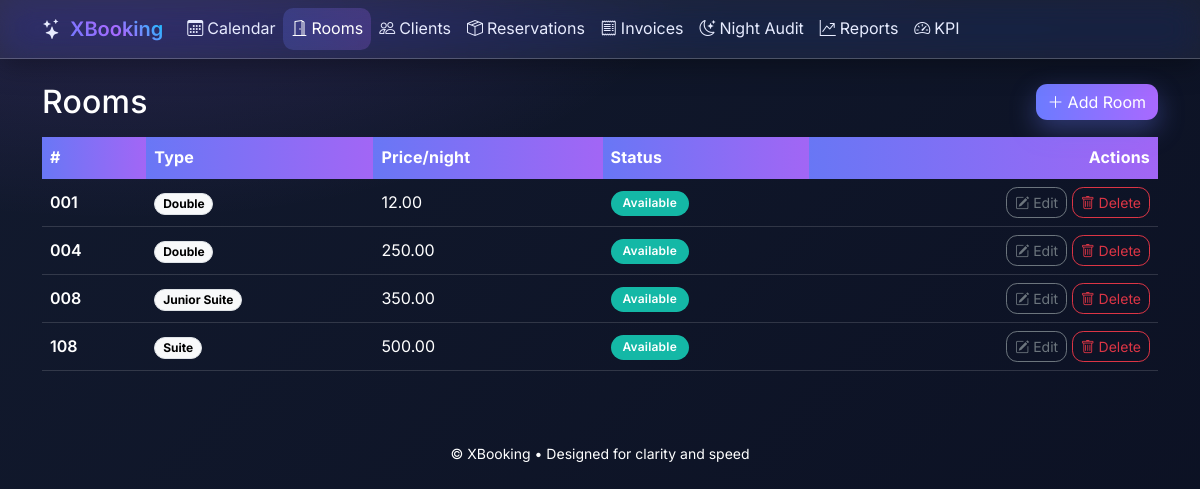
The app's page /rooms/, older data.
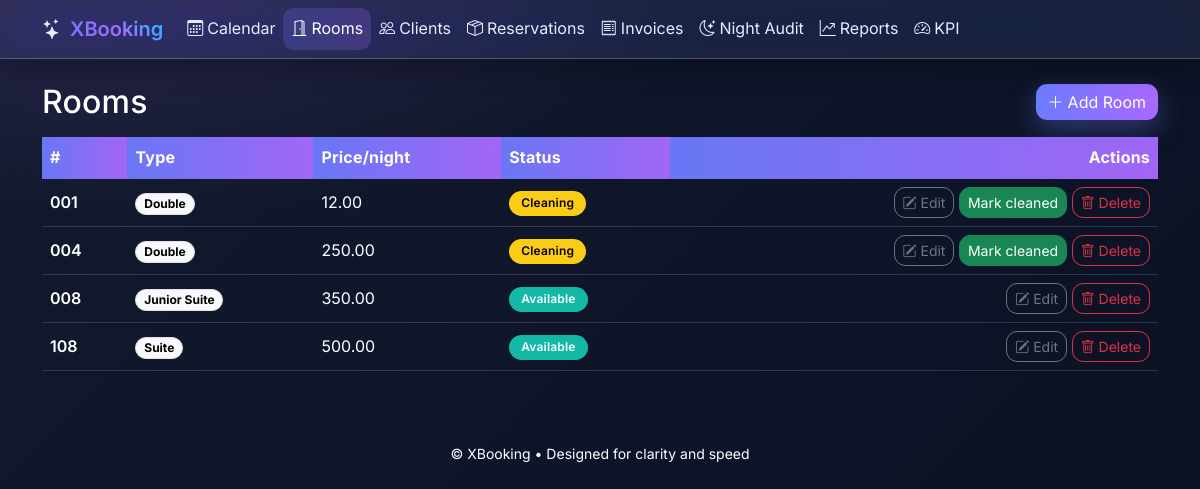
The same page, newer data.
### hotellapp/models.py (models this page shows, shortened)
class Room(models.Model):
    class Type(models.TextChoices):
        SINGLE = "single", "Single"
        DOUBLE = "double", "Double"
        TWIN = "twin", "Twin"
        SUITE = "suite", "Suite"
        APARTMENT = "apartment", "Serviced Apartment"
        JUNIOR_SUITE = "junior_suite", "Junior Suite"
    class Status(models.TextChoices):
        AVAILABLE = "available", "Available"
        OCCUPIED = "occupied", "Occupied"
        CLEANING = "cleaning", "Cleaning"
    number = models.CharField(max_length=10, unique=True)
    type = models.CharField(max_length=20, choices=Type.choices, default=Type.DOUBLE)
    price_per_night = models.DecimalField(max_digits=8, decimal_places=2, default=Decimal("0.00"))
    status = models.CharField(max_length=15, choices=Status.choices, default=Status.AVAILABLE)

### hotellapp/views.py (the view)
# urls.py: path("rooms/", RoomListView.as_view(), name="room_list"),
class RoomListView(ListView):
    model = Room
    template_name = "hotellapp/room_list.html"
    context_object_name = "rooms"

### templates/hotellapp/room_list.html (shortened to what this page needs)
{% extends "hotellapp/base.html" %}
{% block content %}
<div class="d-flex justify-content-between align-items-center mb-3">
  <h2 class="mb-0">Rooms</h2>
  <a class="btn btn-primary" href="{% url 'room_add' %}"><i class="bi bi-plus-lg me-1"></i>Add Room</a>
</div>
<table class="table table-hover align-middle table-modern">
  <thead class="table-light">
    <tr>
      <th>#</th>
      <th>Type</th>
      <th>Price/night</th>
      <th>Status</th>
      <th class="text-end">Actions</th>
    </tr>
  </thead>
  <tbody>
    {% for room in rooms %}
      <tr>
        <td><span class="fw-semibold">{{ room.number }}</span></td>
        <td><span class="badge rounded-pill text-bg-light border">{{ room.get_type_display }}</span></td>
        <td>{{ room.price_per_night }}</td>
        <td>
          <span class="badge status-badge status-{{ room.status }}">{{ room.get_status_display }}</span>
        </td>
        <td class="text-end">
          <a class="btn btn-sm btn-outline-secondary" href="{% url 'room_edit' room.pk %}"><i class="bi bi-pencil-square"></i> Edit</a>
          {% if room.status == 'cleaning' %}
            <form method="post" action="{% url 'room_mark_cleaned' room.pk %}" class="d-inline">
              <button class="btn btn-sm btn-success"> Mark cleaned</button>
            </form>
          {% endif %}
          <a class="btn btn-sm btn-outline-danger" href="{% url 'room_delete' room.pk %}"><i class="bi bi-trash"></i> Delete</a>
        </td>
      </tr>
    {% empty %}
      <tr><td colspan="5" class="text-center text-muted">No rooms yet.</td></tr>
    {% endfor %}
  </tbody>
</table>
{% endblock %}

Row changes from the older to the newer data that the page shows:
changed Room (number 1 of 4 on the later page): status "Available" → "Cleaning"; now shows "Mark cleaned"
changed Room (number 2 of 4 on the later page): status "Available" → "Cleaning"; now shows "Mark cleaned"
